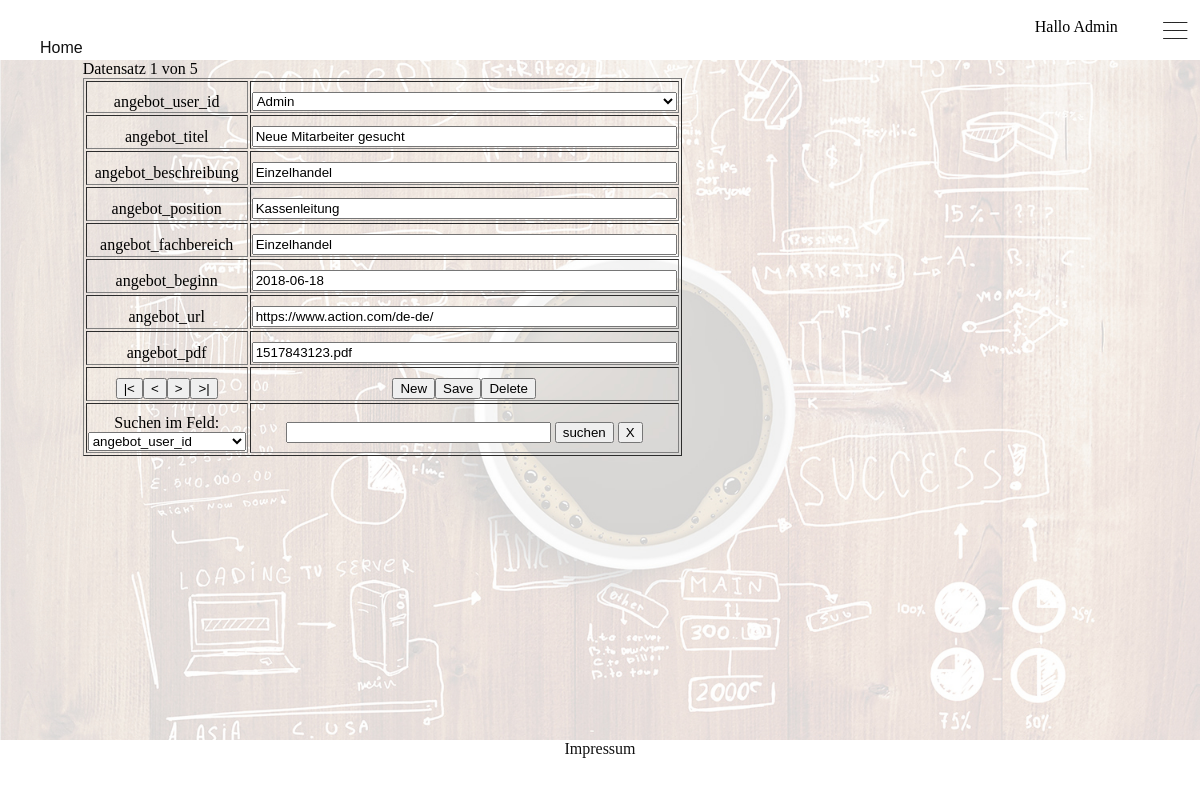
The page /stellenangebote.php (signed in) on the database its author committed.
### tables this page shows
CREATE TABLE `tbl_stellenangebote` (
  `angebot_id` int(11) NOT NULL,
  `angebot_user_id` int(11) NOT NULL,
  `angebot_titel` varchar(256) NOT NULL,
  `angebot_beschreibung` varchar(256) NOT NULL,
  `angebot_position` varchar(256) NOT NULL,
  `angebot_fachbereich` varchar(256) NOT NULL,
  `angebot_beginn` date NOT NULL,
  `angebot_url` varchar(256) NOT NULL,
  `angebot_pdf` varchar(256) NOT NULL
);

### funktionen.php (the view, shortened to what this page needs)
<?PHP
function maske($tabellen,$sort)
{
	if (isset($_GET["funktion"])) $funktion = $_GET["funktion"]; else $funktion="";
	if (isset($_GET["suchtext"])) $suchtext = $_GET["suchtext"]; else $suchtext="";
	if (isset($_GET["suchfeld"])) $suchfeld = $_GET["suchfeld"]+0; else $suchfeld=0;
	if (isset($_SESSION["satznr"])) $satznr = $_SESSION["satznr"]; else $satznr=0;
	if (isset($_SESSION["newdata"])) $newdata = $_SESSION["newdata"]; else $newdata=false;
	if (isset($_SESSION["suchen"])) $suchen = $_SESSION["suchen"]; else $suchen=false;
	if (isset($_SESSION["sql_s"])) $sql_s = $_SESSION["sql_s"]; else $sql_s="";
	if (! $suchen || $funktion=="X")
		$sql = "SELECT * FROM " . $tabellen[0][0] . " " . $sort;
	else $sql= $sql_s;
	$result = mysql_query ( $sql ) or die (mysql_error());
	$menge = mysql_num_rows ( $result );
	$felder = mysql_num_fields ( $result );
	$hilf = $satznr+1;
	echo "Datensatz $hilf von $menge";
	echo "<form name='maske' action='' method='get'>";
	echo "<table border ='1' width='600px'>";
	for ( $i = 1; $i < $felder; $i++ )
	{
		$fn = mysql_field_name($result,$i);
		echo "<tr><td width='250px'> " . $fn . "</td><td>";
		if (strtolower(substr($fn,-3)) == "_id" && $i > 0)
		{
			$sql_h ="SELECT * FROM " . $tabellen[$i][0] ;
			$result_h = mysql_query ( $sql_h ) or die (mysql_error());
			$fn_h = mysql_field_name($result_h,1);
			$sql_h ="SELECT * FROM " . $tabellen[$i][0] . " ORDER BY " . $fn_h ;
			$result_h = mysql_query ( $sql_h ) or die (mysql_error());
			$menge_h = mysql_num_rows ( $result_h );
			echo "<select name='$fn' size='1' style='width:100%'>";
			for ($k=0;$k < $menge_h;$k++)
			{
				$f0 = mysql_result($result_h, $k , 0);
				$ht_felder=explode(",",$tabellen[$i][1]);
				$wert = "";
				for ($h = 0; $h < count($ht_felder); $h++) $wert .= " " . mysql_result ( $result_h, $k, $ht_felder[$h]+0 );
				echo"<option value='".$f0."' ";
				if ($funktion != "neu" && $f0 == mysql_result ( $result, $satznr, $i)) echo "selected";
				echo ">$wert</option>";
			}
			echo "</select>";
		}
		else
		{
			echo "<input style='text-align:left' name='$fn' type='text' 	size='50' maxlength='30' value='";
			if ($newdata == false) echo mysql_result($result, $satznr, $i);
			echo "'>";
		}
		echo "</td></tr>";
	}
	echo "<tr><td>";
		echo "<input name='funktion' type='submit' value='|<'>";
		echo "<input name='funktion' type='submit' value='<'>";
		echo "<input name='funktion' type='submit' value='>'>";
		echo "<input name='funktion' type='submit' value='>|'></td><td>";
		echo "<input name='funktion' type='submit' value='New'>";
		echo "<input name='funktion' type='submit' value='Save'>";
		echo "<input name='funktion' type='submit' value='Delete'>";
	echo "</td></tr>";
	echo "<tr>
			<td>Suchen im Feld:<br>
				<select name='suchfeld'>";
				for ( $i = 1; $i < $felder; $i++ )
				{
					$fn = mysql_field_name($result,$i);
					echo "<option value='$i' ";
					if ($i == $suchfeld) echo "selected";
					echo">$fn</option>";
				}
	echo		"</select>
			</td>
			<td><input style='text-align:left' name='suchtext' type='text' size='30' maxlength='30' value='$suchtext'>
				<input name='funktion' type='submit' value='suchen'>
				<input name='funktion' type='submit' value='X'>
			</td>
		  </tr>";
	echo "</table>";
	echo "</form>";
}
?>

### index-style.css (style rules this page uses)
html { margin: 0px; padding: 0px; }
body { height:100%; margin: 0px; background-color: #ccc; padding-bottom:60px; background-image: url('../images/bg.jpg'); background-size: 100%; background-repeat: no-repeat; background-attachment: fixed; background-position: center; }
table { width: 200px; }
td { vertical-align: middle; text-align: center; padding-top: 10px; }

### rows shown on the page
tbl_stellenangebote: angebot_user_id "Admin", angebot_titel "Neue Mitarbeiter gesucht", angebot_beschreibung "Einzelhandel", angebot_position "Kassenleitung", angebot_fachbereich "Einzelhandel", angebot_beginn "2018-06-18", angebot_url "https://www.action.com/de-de/", angebot_pdf "1517843123.pdf"

### other values the page prints
$_SESSION["u_first"] "Admin"
$hilf "1"
$menge "5"
$fn "angebot_user_id"
$fn "angebot_titel"
$fn "angebot_beschreibung"
$fn "angebot_position"
$fn "angebot_fachbereich"
$fn "angebot_beginn"
$fn "angebot_url"
$fn "angebot_pdf"
form field suchfeld "angebot_user_id"
